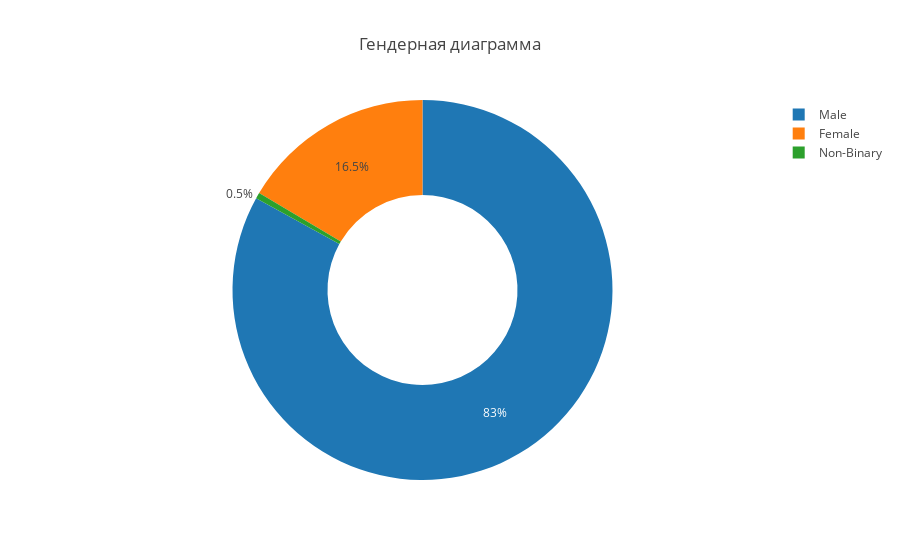

Notebook code cell kept with this figure:
### Markdown cell above
### Распределение программистов по полу

### Code cell
dfg = df.groupby('q3Gender', as_index = False).RespondentID.count()
data = go.Pie(labels=dfg.q3Gender[1:], values=dfg.RespondentID[1:], hole = 0.5) #поля с NULL исключаются
layout = {'title': 'Гендерная диаграмма'}
fig = go.Figure(data=[data], layout=layout)
iplot(fig)

### Figure 1 — Plotly figure (JSON) as saved in the notebook; plotly's stock layout.template omitted (floating-point values rounded to 4 significant figures)
{"data": [{"hole": 0.5, "labels": ["Female", "Male", "Non-Binary"], "type": "pie", "values": [4122, 20774, 125]}], "layout": {"title": "Гендерная диаграмма"}}
